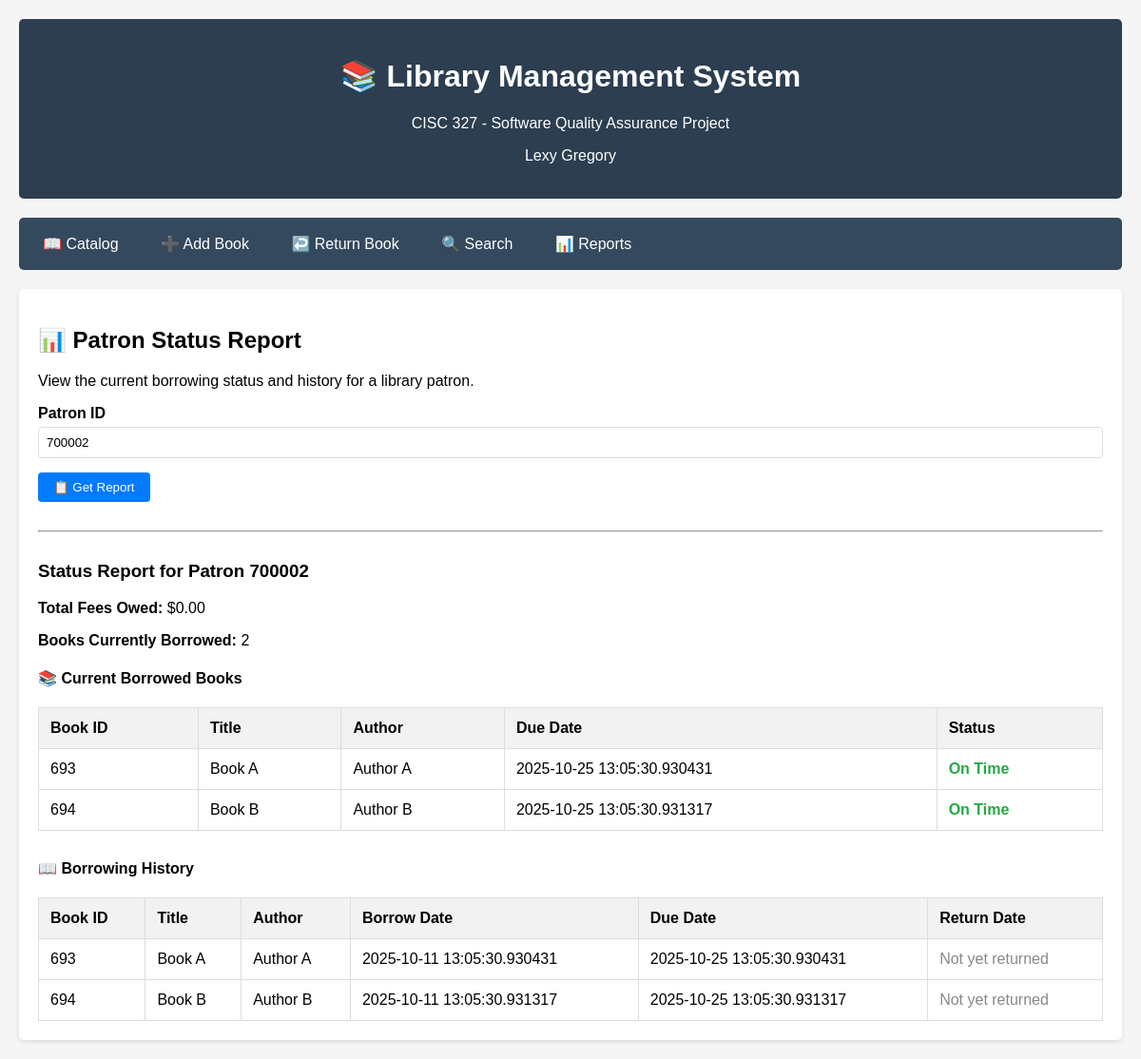
/reports?patron_id=700002, run on an earlier commit of the app's database.
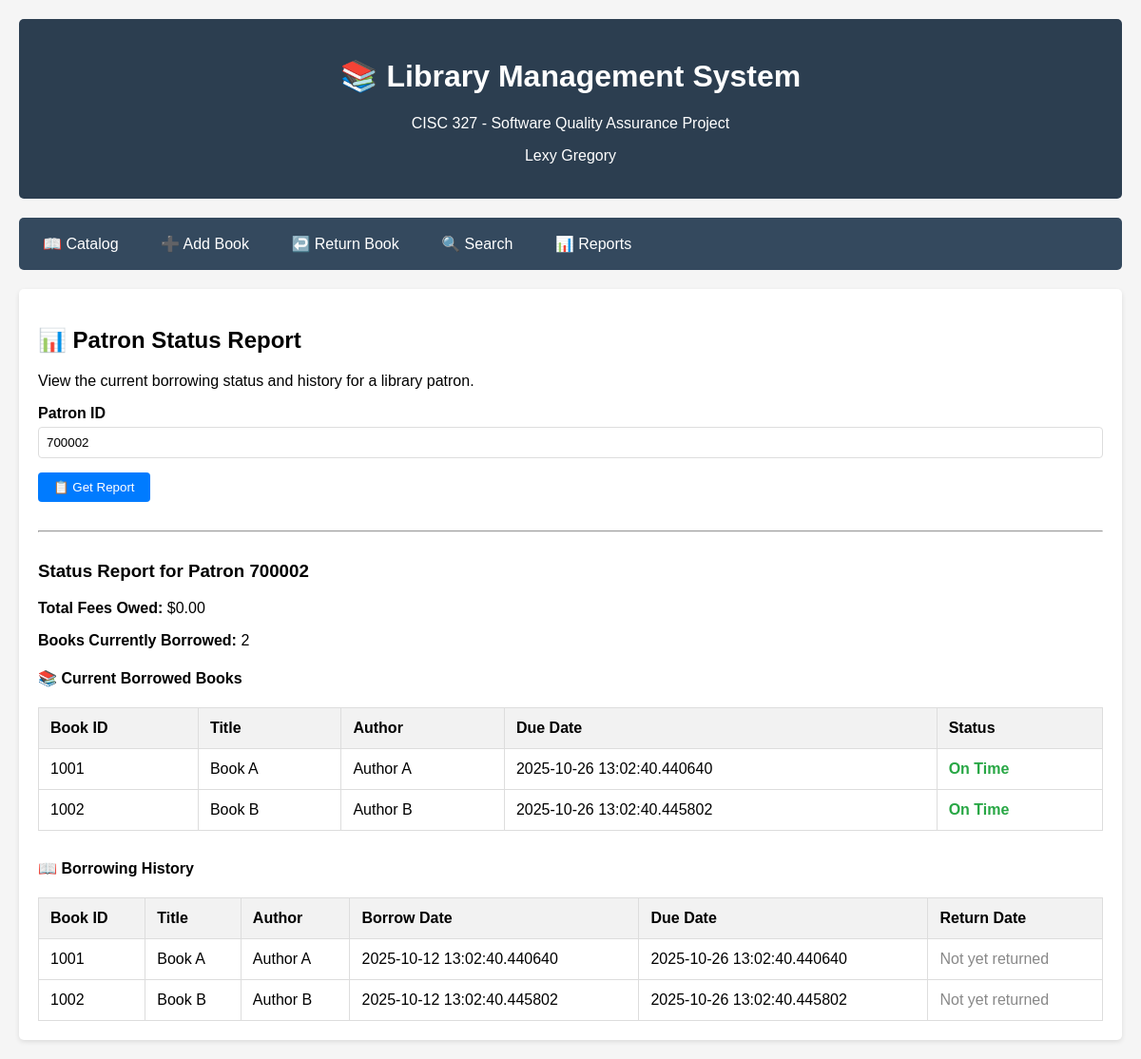
And on a later commit of the database.
### tables this page shows
CREATE TABLE borrow_records (
            id INTEGER PRIMARY KEY AUTOINCREMENT,
            patron_id TEXT NOT NULL,
            book_id INTEGER NOT NULL,
            borrow_date TEXT NOT NULL,
            due_date TEXT NOT NULL,
            return_date TEXT,
            FOREIGN KEY (book_id) REFERENCES books (id)
        );

CREATE TABLE books (
            id INTEGER PRIMARY KEY AUTOINCREMENT,
            title TEXT NOT NULL,
            author TEXT NOT NULL,
            isbn TEXT UNIQUE NOT NULL,
            total_copies INTEGER NOT NULL,
            available_copies INTEGER NOT NULL
        );

### routes/reports_routes.py (the view)
@reports_bp.route('/reports')
def show_patron_status_report():
    patron_id = request.args.get('patron_id', '').strip()
    report = None
    status_message = None
    if patron_id:
        report = get_patron_status_report(patron_id)
        status_message = report.get('status')
    return render_template(
        'reports.html',
        patron_id=patron_id,
        report=report,
        status_message=status_message
    )

### database.py (called while the page is built)
def get_db_connection():
    conn = sqlite3.connect(DATABASE)
    conn.row_factory = sqlite3.Row  # This enables column access by name
    return conn

def get_book_by_id(book_id: int) -> Optional[Dict]:
    conn = get_db_connection()
    book = conn.execute('SELECT * FROM books WHERE id = ?', (book_id,)).fetchone()
    conn.close()
    return dict(book) if book else None

def get_patron_borrowed_books(patron_id: str) -> List[Dict]:
    conn = get_db_connection()
    records = conn.execute('''
        SELECT br.*, b.title, b.author
        FROM borrow_records br
        JOIN books b ON br.book_id = b.id
        WHERE br.patron_id = ? AND br.return_date IS NULL
        ORDER BY br.borrow_date
    ''', (patron_id,)).fetchall()
    conn.close()
    borrowed_books = []
    for record in records:
        borrowed_books.append({
            'book_id': record['book_id'],
            'title': record['title'],
            'author': record['author'],
            'borrow_date': datetime.fromisoformat(record['borrow_date']),
            'due_date': datetime.fromisoformat(record['due_date']),
            'is_overdue': datetime.now() > datetime.fromisoformat(record['due_date'])
        })
    return borrowed_books

### library_service.py (called while the page is built, shortened)
def calculate_late_fee_for_book(patron_id: str, book_id: int) -> Dict:
    late_fees = {'fee_amount':0.00, 'days_overdue': 0, 'status': ""}
    if not patron_id or not patron_id.isdigit() or len(patron_id) != 6:
        late_fees['status'] = 'Invalid patron ID. Must be exactly 6 digits.'
        return late_fees
    book = get_book_by_id(book_id)
    if not book:
        late_fees['status'] = 'Book not found.'
        return late_fees
    record = None
    borrowed_books = get_patron_borrowing_history(patron_id)
    for book in borrowed_books:
        if book['book_id'] == book_id:
            record = book
    if record is None:
        late_fees['status'] = 'Book not borrowed by patron.'
        return late_fees
    return_date = record["return_date"]
    if return_date is None:
        late_fees['status'] = 'Book not returned.'
        return late_fees

### templates/reports.html
{% extends "base.html" %}
{% block content %}
<h2>📊 Patron Status Report</h2>
<p>View the current borrowing status and history for a library patron.</p>
<form method="GET" action="{{ url_for('reports.show_patron_status_report') }}">
    <div class="form-group">
        <label for="patron_id">Patron ID</label>
        <input type="text" id="patron_id" name="patron_id"
               placeholder="Enter 6-digit Patron ID" pattern="[0-9]{6}" maxlength="6"
               value="{{ patron_id or '' }}" required>
    </div>
    <div class="form-group">
        <button type="submit" class="btn">📋 Get Report</button>
    </div>
</form>
{% if report %}
    <hr style="margin: 30px 0;">
    <h3>Status Report for Patron {{ patron_id }}</h3>
    <p><strong>Total Fees Owed:</strong> ${{ "%.2f"|format(report.total_fees_owed) }}</p>
    <p><strong>Books Currently Borrowed:</strong> {{ report.num_current_borrowed_books }}</p>
    <h4>📚 Current Borrowed Books</h4>
    {% if report.current_borrowed_books %}
        <table>
            <thead>
                <tr>
                    <th>Book ID</th>
                    <th>Title</th>
                    <th>Author</th>
                    <th>Due Date</th>
                    <th>Status</th>
                </tr>
            </thead>
            <tbody>
                {% for book in report.current_borrowed_books %}
                <tr>
                    <td>{{ book.book_id }}</td>
                    <td>{{ book.title }}</td>
                    <td>{{ book.author }}</td>
                    <td>{{ book.due_date }}</td>
                    <td>
                        {% if book.is_overdue %}
                            <span class="status-unavailable">Overdue</span>
                        {% else %}
                            <span class="status-available">On Time</span>
                        {% endif %}
                    </td>
                </tr>
                {% endfor %}
            </tbody>
        </table>
    {% else %}
        <p style="color: #666;">No books currently borrowed.</p>
    {% endif %}
    <h4 style="margin-top: 30px;">📖 Borrowing History</h4>
    {% if report.borrowing_history %}
        <table>
            <thead>
                <tr>
                    <th>Book ID</th>
                    <th>Title</th>
                    <th>Author</th>
                    <th>Borrow Date</th>
                    <th>Due Date</th>
                    <th>Return Date</th>
                </tr>
            </thead>
            <tbody>
                {% for record in report.borrowing_history %}
                <tr>
                    <td>{{ record.book_id }}</td>
                    <td>{{ record.title }}</td>
                    <td>{{ record.author }}</td>
                    <td>{{ record.borrow_date }}</td>
                    <td>{{ record.due_date }}</td>
                    <td>
                        {% if record.return_date %}
                            {{ record.return_date }}
                        {% else %}
                            <span style="color: #888;">Not yet returned</span>
                        {% endif %}
                    </td>
                </tr>
                {% endfor %}
            </tbody>
        </table>
    {% else %}
        <p style="color: #666;">No borrowing history found.</p>
    {% endif %}
{% elif patron_id %}
    <hr style="margin: 30px 0;">
    <p style="color: red;">⚠️ {{ status_message or "Unable to retrieve patron report." }}</p>
{% endif %}
{% endblock %}

### templates/base.html (shortened to what this page needs)
<!DOCTYPE html>
<html lang="en">
<head>
</head>
<body>
    <div class="header">
        <h1>📚 Library Management System</h1>
        <p>CISC 327 - Software Quality Assurance Project</p>
        <p>Lexy Gregory</p>
    </div>
    <div class="nav">
        <a href="{{ url_for('catalog.catalog') }}">📖 Catalog</a>
        <a href="{{ url_for('catalog.add_book') }}">➕ Add Book</a>
        <a href="{{ url_for('borrowing.return_book') }}">↩️ Return Book</a>
        <a href="{{ url_for('search.search_books') }}">🔍 Search</a>
        <a href="{{ url_for('reports.show_patron_status_report') }}">📊 Reports</a>
    </div>
    <div class="content">
        {% block content %}{% endblock %}
    </div>
</body>
</html>

### templates/base.html (style rules this page uses)
body { font-family: Arial, sans-serif; max-width: 1200px; margin: 0 auto; padding: 20px; background-color: #f5f5f5; }
.header { background-color: #2c3e50; color: white; padding: 20px; text-align: center; margin-bottom: 20px; border-radius: 5px; }
.nav { background-color: #34495e; padding: 10px; margin-bottom: 20px; border-radius: 5px; }
.nav a { color: white; text-decoration: none; padding: 8px 15px; margin-right: 10px; border-radius: 3px; display: inline-block; }
.content { background-color: white; padding: 20px; border-radius: 5px; box-shadow: 0 2px 5px rgba(0,0,0,0.1); }
table { width: 100%; border-collapse: collapse; margin-top: 20px; }
th, td { border: 1px solid #ddd; padding: 12px; text-align: left; }
th { background-color: #f2f2f2; font-weight: bold; }
.btn { background-color: #007bff; color: white; padding: 8px 16px; border: none; border-radius: 4px; cursor: pointer; text-decoration: none; display: inline-block; }
.form-group { margin-bottom: 15px; }
label { display: block; margin-bottom: 5px; font-weight: bold; }
input[type="text"], input[type="number"], select { width: 100%; padding: 8px; border: 1px solid #ddd; border-radius: 4px; box-sizing: border-box; }
.status-available { color: #28a745; font-weight: bold; }

What changed in the data, as far as the page shows it:
removed borrow_records: book_id "693", title "Book A", author "Author A", due_date "2025-10-25 13:05:30.930431", borrow_date "2025-10-11 13:05:30.930431"
removed borrow_records: book_id "694", title "Book B", author "Author B", due_date "2025-10-25 13:05:30.931317", borrow_date "2025-10-11 13:05:30.931317"
added borrow_records: book_id "1001", title "Book A", author "Author A", due_date "2025-10-26 13:02:40.440640", borrow_date "2025-10-12 13:02:40.440640"
added borrow_records: book_id "1002", title "Book B", author "Author B", due_date "2025-10-26 13:02:40.445802", borrow_date "2025-10-12 13:02:40.445802"
